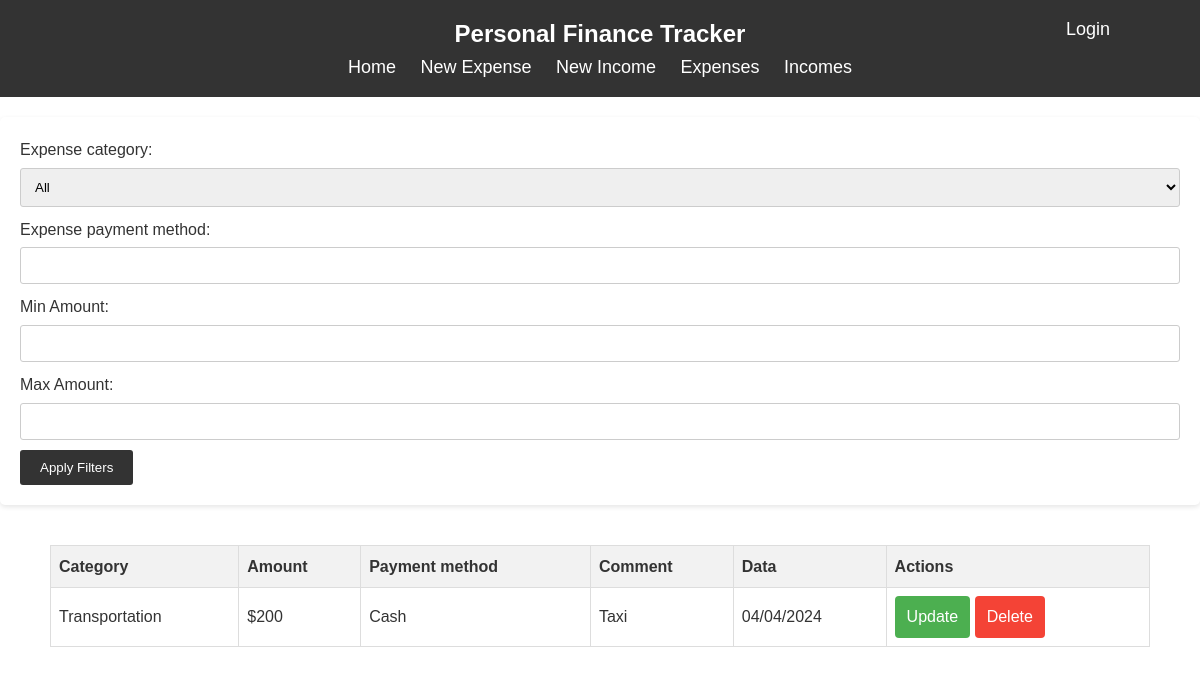
Page /search-expense/ on the earlier database version.
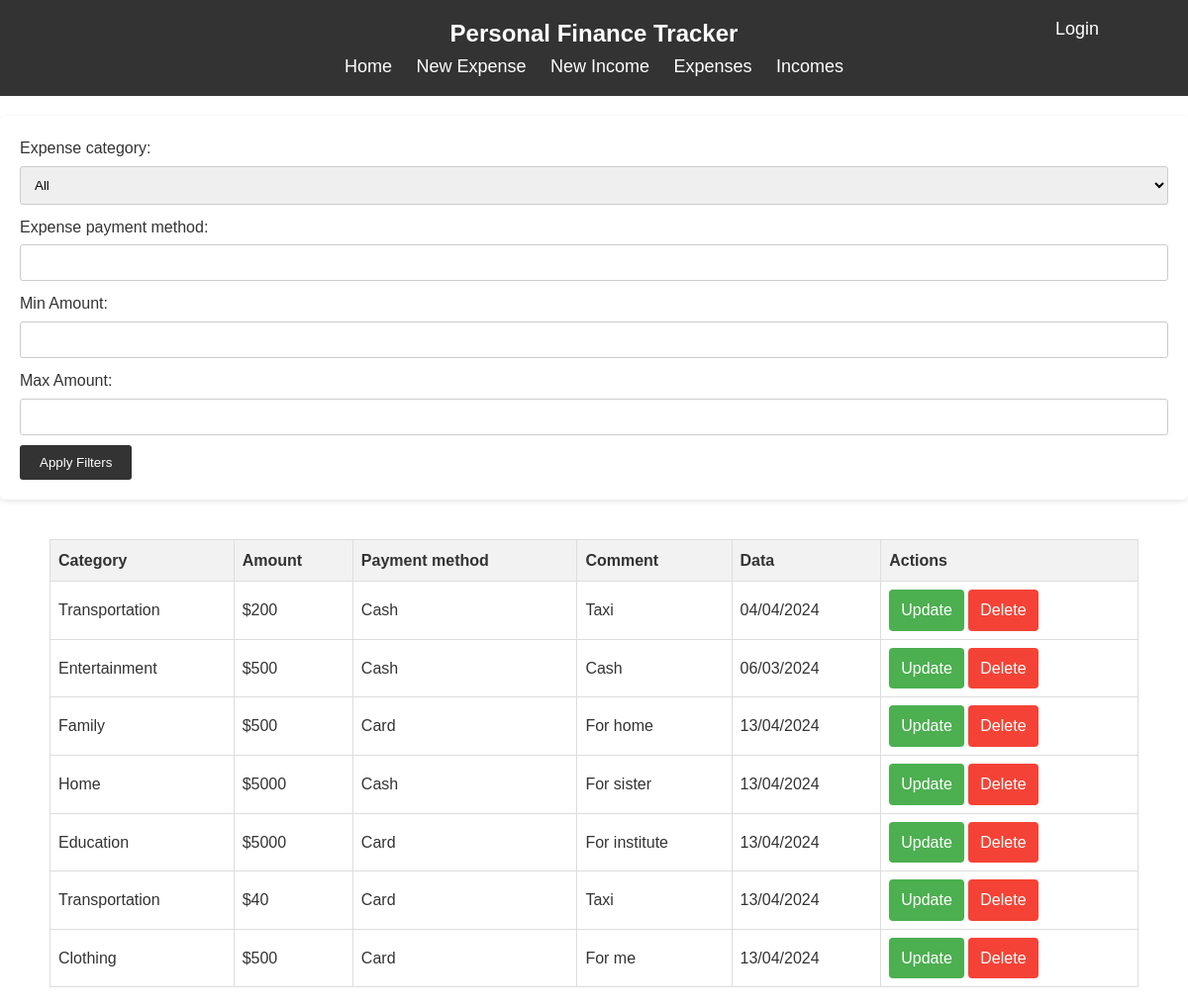
Same page on the later database version.
### app/models.py (models this page shows)
class Expense(models.Model):
    ExpenseCategory = (
        ('Food/Drinks', 'Food/Drinks'),
        ('Clothing', "Clothing"),
        ('Transportation', 'Transportation'),
        ('Entertainment', 'Entertainment'),
        ('Home', 'Home'),
        ('Family', 'Family'),
        ('Sport/Health', 'Sport/Health'),
        ('Pets', 'Pets'),
        ('Subscriptions', 'Subscriptions'),
        ('Bills/Utiliets', 'Bills and Utilietes'),
        ('Education', 'Education'),
        ('Groceries', 'Groceries'),
    )
    user = models.ForeignKey(User, on_delete=models.CASCADE, null=True, blank=True, related_name='expenses')
    expense_category = models.CharField(max_length=50, choices=ExpenseCategory)
    expense_amount = models.IntegerField(default=0)
    expense_payment_method = models.CharField(max_length=50, choices=PAYMENT_METHOD)
    expense_date = models.DateField(default=timezone.now)
    expense_comment = models.TextField(null=False)

### app/views.py (the view)
# urls.py: path('search-expense/', expense_list, name='search_expense'),
def expense_list(request):
    form = ExpenseFilterForm(request.GET)
    expenses = Expense.objects.all()
    if form.is_valid():
        if form.cleaned_data['expense_category']:
            expenses = expenses.filter(expense_category=form.cleaned_data['expense_category'])
        if form.cleaned_data['expense_payment_method']:
            expenses = expenses.filter(expense_payment_method=form.cleaned_data['expense_payment_method'])
        if form.cleaned_data['min_amount']:
            expenses = expenses.filter(expense_amount__gte=form.cleaned_data['min_amount'])
        if form.cleaned_data['max_amount']:
            expenses = expenses.filter(expense_amount__lte=form.cleaned_data['max_amount'])
    return render(request, 'expense_list.html', {'form': form, 'expenses': expenses})

### app/forms.py (called while the page is built)
    def clean(self):
        cleaned_data = super().clean()
        min_amount = cleaned_data.get('min_amount')
        max_amount = cleaned_data.get('max_amount')
        if min_amount is not None and max_amount is not None:
            if min_amount > max_amount:
                raise forms.ValidationError("Min amount cannot be greater than max amount.")
        return cleaned_data

### app/templates/expense_list.html
{% extends "base.html" %}
{% block content %}
<form method="get">
    {{ form.as_p }}
    <button type="submit">Apply Filters</button>
</form>
{% if expenses %}
<div class="right" style="padding: 20px 50px; text-align: center;">
<table style="border-collapse: collapse; width: 100%;">
    <thead>
        <tr style="background-color: #f2f2f2;">
            <th style="border: 1px solid #ddd; padding: 8px;">Category</th>
            <th style="border: 1px solid #ddd; padding: 8px;">Amount</th>
            <th style="border: 1px solid #ddd; padding: 8px;">Payment method</th>
            <th style="border: 1px solid #ddd; padding: 8px;">Comment</th>
            <th style="border: 1px solid #ddd; padding: 8px;">Data</th>
            <th style="border: 1px solid #ddd; padding: 8px;">Actions</th>
        </tr>
    </thead>
    <tbody>
        {% for expense in expenses %}
        <tr style="background-color: #ffffff;">
            <td style="border: 1px solid #ddd; padding: 8px;">{{ expense.get_expense_category_display }}</td>
            <td style="border: 1px solid #ddd; padding: 8px;">${{ expense.expense_amount }}</td>
            <td style="border: 1px solid #ddd; padding: 8px;">{{ expense.get_expense_payment_method_display }}</td>
            <td style="border: 1px solid #ddd; padding: 8px;">{{ expense.expense_comment }}</td>
            <td style="border: 1px solid #ddd; padding: 8px;">{{ expense.expense_date|date:"d/m/Y" }}</td>
            <td style="border: 1px solid #ddd; padding: 8px;">
                <a href="{% url 'update_ex' pk=expense.pk %}" style="background-color: #4CAF50; color: white; padding: 8px 12px; text-align: center; text-decoration: none; display: inline-block; border-radius: 4px;">Update</a>
                <a href="{% url 'delete_ex' pk=expense.pk %}" style="background-color: #f44336; color: white; padding: 8px 12px; text-align: center; text-decoration: none; display: inline-block; border-radius: 4px;">Delete</a>
            </td>
        </tr>
        {% endfor %}
    </tbody>
</table>
</div>
{% else %}
    <p>No expenses found.</p>
{% endif %}
{% endblock content %}

Differences in the rows shown:
added Expense: expense_category "Entertainment", expense_amount "500", expense_payment_method "Cash", expense_comment "Cash", expense_date "06/03/2024"
added Expense: expense_category "Family", expense_amount "500", expense_payment_method "Card", expense_comment "For home", expense_date "13/04/2024"
added Expense: expense_category "Home", expense_amount "5000", expense_payment_method "Cash", expense_comment "For sister", expense_date "13/04/2024"
added Expense: expense_category "Education", expense_amount "5000", expense_payment_method "Card", expense_comment "For institute", expense_date "13/04/2024"
added Expense: expense_category "Transportation", expense_amount "40", expense_payment_method "Card", expense_comment "Taxi", expense_date "13/04/2024"
added Expense: expense_category "Clothing", expense_amount "500", expense_payment_method "Card", expense_comment "For me", expense_date "13/04/2024"
